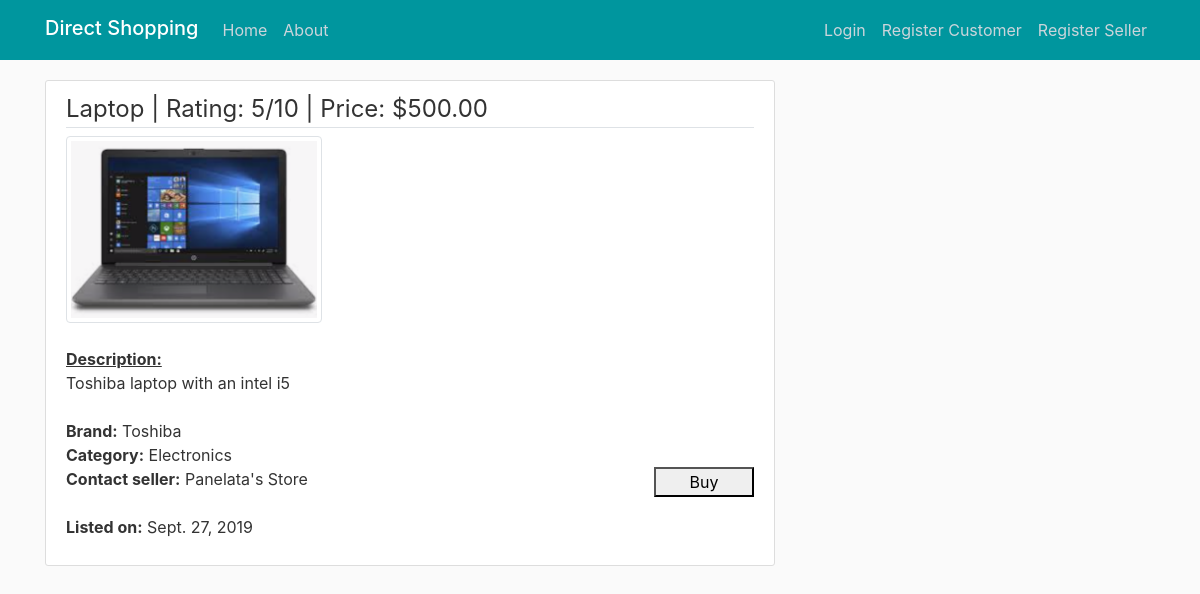
/viewProduct/1, run on the app's committed database.
### direct/models.py (models this page shows, shortened)
class Product(models.Model):
    name = models.CharField(max_length=100)
    price = models.DecimalField(max_digits=10, decimal_places=2)
    stock = models.IntegerField()
    description = models.TextField(blank=True, null=True)
    photo = models.ImageField(upload_to="products/", null=True, blank=True)
    category = models.CharField(max_length=30, blank=True, null=True)
    brand = models.CharField(max_length=30, blank=True, null=True)
    rating = models.IntegerField()
    seller = models.ForeignKey(Seller, on_delete=models.CASCADE)
    pubDate = models.DateField(default=datetime.datetime.now)

class User(AbstractUser):
    username = models.CharField(max_length = 32, unique=True)
    email = models.EmailField(_('email address'), unique=True)
    password = models.CharField(max_length=32)
    isSeller = models.BooleanField(default=False)
    phoneNumber = models.CharField(max_length=15)
    street = models.CharField(max_length=50)
    suburb = models.CharField(max_length=20)
    postcode = models.CharField(max_length=20)
    state = models.CharField(max_length=20)
    country = models.CharField(max_length=20)
    joinedDate = models.DateTimeField(default=datetime.datetime.now)

class Seller(User):
    sellerName = models.CharField(max_length=30)
    def __str__(self):
        return self.sellerName

### direct/views.py (the view)
# urls.py: path('viewProduct/<int:id>', direct_views.viewProduct, name='view-product'),
def viewProduct(request, id):
    data = Product.objects.all().filter(pk=id)
    context={
        'data': data
    }
    return render(request, 'viewProduct.html', context)

### direct/templates/viewProduct.html
{% extends "base.html" %}
{% block content %}
{% for product in data %}
<div class="content-section">
  <legend class="border-bottom mb-2">{{ product.name }} | Rating:
  {{ product.rating }}/10 | Price: ${{ product.price }}</legend>
  <img src={{ product.photo.url }} class="img-thumbnail" height="256" width="256"/>
  <p>
    <br>
    <u><b>Description:</b></u>
    <br>
    {{ product.description }}
    <br>
    <br>
      <b>Brand:</b> {{ product.brand }}
    <br>
      <b>Category:</b> {{ product.category }}
    <br>
    <b>Contact seller:</b> {{ product.seller }}
      <a href="/paymentPage/{{product.id}}">
        <button style="float: right; width: 100px">Buy</button>
      </a>
    <br>
      <br>
    <b>Listed on:</b> {{ product.pubDate }}
  </p>
</div>
{% endfor %}
{% endblock %}

### direct/static/css/main.css (style rules this page uses)
body { background: #fafafa; color: #333333; margin-top: 5rem; }
.content-section { background: #ffffff; padding: 10px 20px; border: 1px solid #dddddd; border-radius: 3px; margin-bottom: 20px; }

### data on the page
Product: name "Laptop", rating "5", price "500.00", photo (picture), description "Toshiba laptop with an intel i5", brand "Toshiba", category "Electronics", seller "Panelata's Store", pubDate "Sept. 27, 2019"
